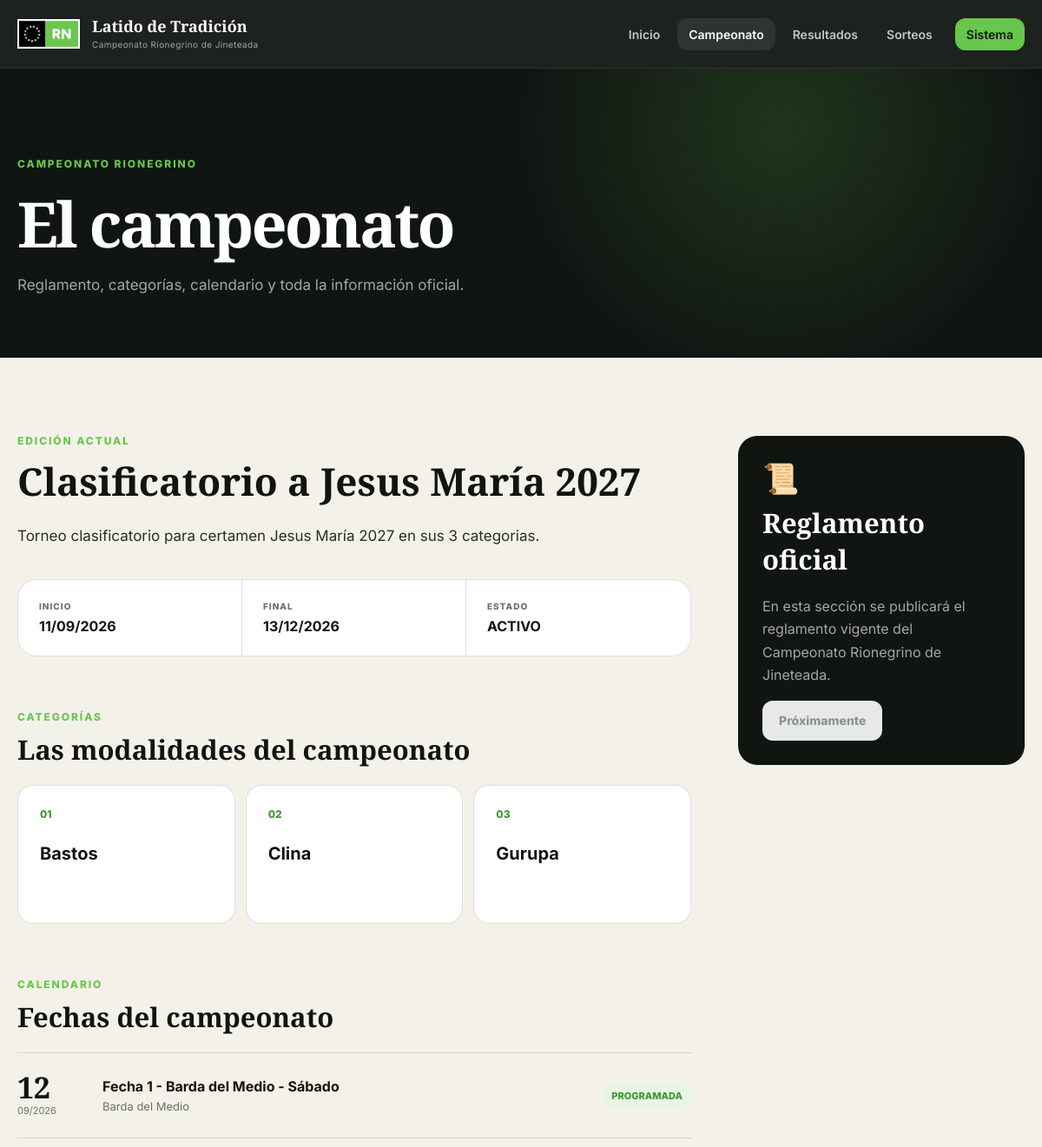
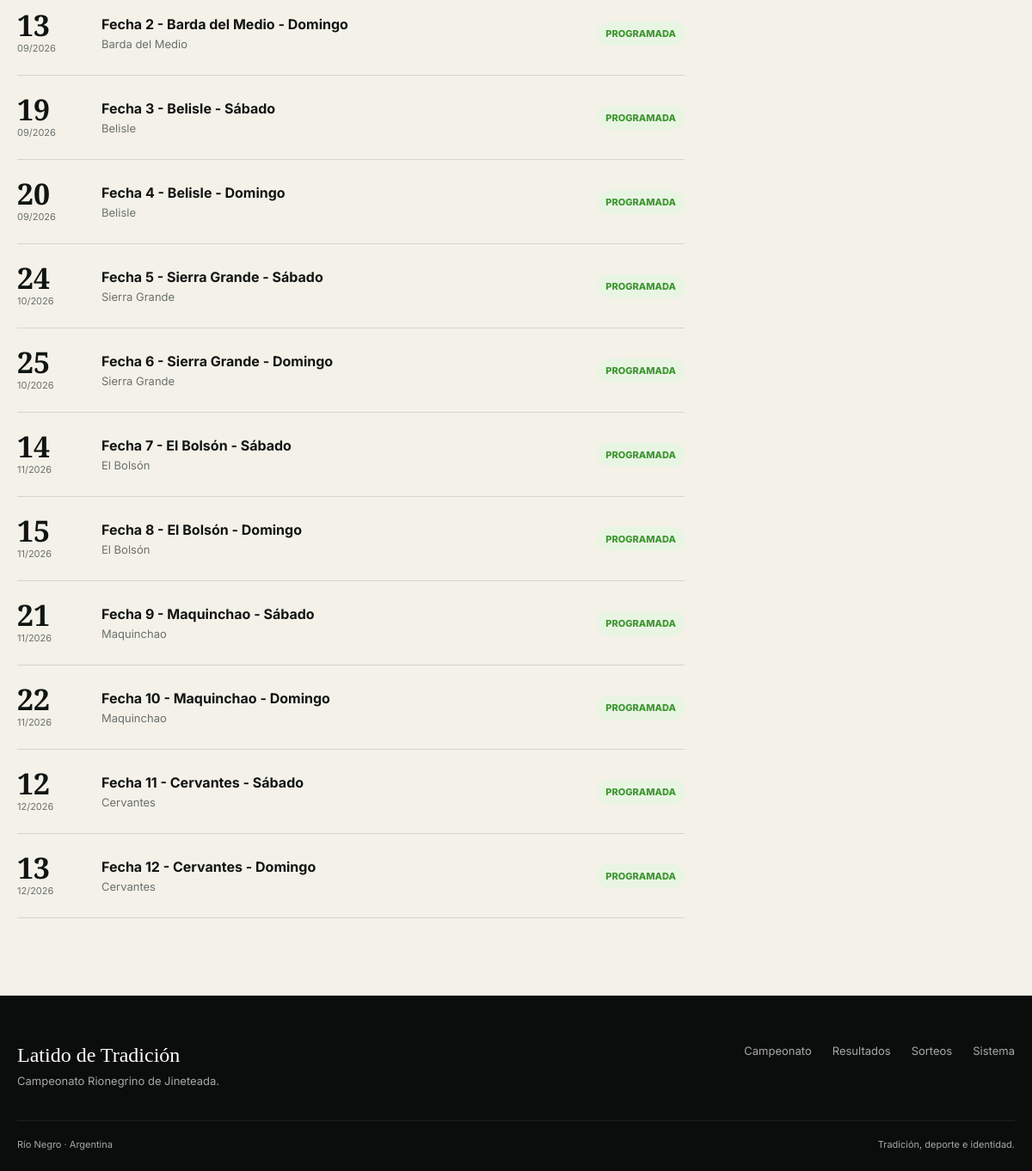
The page /campeonato on the database its author committed (2 pictures, top to bottom).
### app/models/campeonato.py (models this page shows)
class Campeonato(Base):
    __tablename__ = "campeonatos"
    id: Mapped[int] = mapped_column(
        primary_key=True,
        index=True,
    )
    nombre: Mapped[str] = mapped_column(
        String(150),
        nullable=False,
        index=True,
    )
    descripcion: Mapped[str | None] = mapped_column(
        Text,
        nullable=True,
    )
    fecha_inicio: Mapped[date | None] = mapped_column(
        Date,
        nullable=True,
    )
    fecha_fin: Mapped[date | None] = mapped_column(
        Date,
        nullable=True,
    )
    estado: Mapped[str] = mapped_column(
        String(20),
        nullable=False,
        default="borrador",
    )
    modo_prueba: Mapped[bool] = mapped_column(
        Boolean,
        nullable=False,
        default=False,
        server_default="0",
        index=True,
    )
    creado_en: Mapped[datetime] = mapped_column(
        DateTime,
        nullable=False,
        default=datetime.now,
    )
    fechas = relationship(
    "Fecha",
    back_populates="campeonato",
    cascade="all, delete-orphan",
    order_by="Fecha.fecha",
    )
    categorias = relationship(
    "Categoria",
    back_populates="campeonato",
    cascade="all, delete-orphan",
    order_by="Categoria.orden",
    )

### app/models/categoria.py (models this page shows)
class Categoria(Base):
    __tablename__ = "categorias"
    id: Mapped[int] = mapped_column(
        primary_key=True,
        index=True,
    )
    campeonato_id: Mapped[int] = mapped_column(
        ForeignKey("campeonatos.id", ondelete="CASCADE"),
        nullable=False,
        index=True,
    )
    categoria_global_id: Mapped[int | None] = mapped_column(
        ForeignKey("categorias_globales.id", ondelete="RESTRICT"),
        nullable=True,
        index=True,
    )
    nombre: Mapped[str] = mapped_column(
        String(100),
        nullable=False,
    )
    descripcion: Mapped[str | None] = mapped_column(
        Text,
        nullable=True,
    )
    orden: Mapped[int] = mapped_column(
        Integer,
        nullable=False,
        default=10,
    )
    activa: Mapped[bool] = mapped_column(
        Boolean,
        nullable=False,
        default=True,
    )
    puntua_campeonato: Mapped[bool] = mapped_column(
        Boolean,
        nullable=False,
        default=True,
    )
    cantidad_montas: Mapped[int] = mapped_column(
        Integer,
        nullable=False,
        default=1,
    )
    tipo_monta: Mapped[str | None] = mapped_column(
        String(100),
        nullable=True,
    )
    edad_minima: Mapped[int | None] = mapped_column(
        Integer,
        nullable=True,
    )
    edad_maxima: Mapped[int | None] = mapped_column(
        Integer,
        nullable=True,
    )
    peso_minimo: Mapped[float | None] = mapped_column(
        Numeric(6, 2),
        nullable=True,
    )
    peso_maximo: Mapped[float | None] = mapped_column(
        Numeric(6, 2),
        nullable=True,
    )
    reglamento: Mapped[str | None] = mapped_column(
        Text,
        nullable=True,
    )
    creado_en: Mapped[datetime] = mapped_column(
        DateTime,
        nullable=False,
        default=datetime.utcnow,
    )
    campeonato = relationship(
        "Campeonato",
        back_populates="categorias",
    )
    categoria_global = relationship(
        "CategoriaGlobal",
        back_populates="configuraciones",
    )

### app/models/fecha.py (models this page shows)
class Fecha(Base):
    __tablename__ = "fechas"
    id: Mapped[int] = mapped_column(primary_key=True, index=True)
    campeonato_id: Mapped[int] = mapped_column(
        ForeignKey("campeonatos.id", ondelete="CASCADE"),
        nullable=False,
        index=True,
    )
    nombre: Mapped[str] = mapped_column(String(150), nullable=False)
    fecha: Mapped[date] = mapped_column(Date, nullable=False)
    localidad: Mapped[str] = mapped_column(String(100), nullable=False)
    provincia: Mapped[str | None] = mapped_column(String(100), nullable=True)
    lugar: Mapped[str | None] = mapped_column(String(150), nullable=True)
    organizador: Mapped[str | None] = mapped_column(String(150), nullable=True)
    estado: Mapped[str] = mapped_column(
        String(30),
        nullable=False,
        default="programada",
    )
    sorteada: Mapped[bool] = mapped_column(
        Boolean,
        nullable=False,
        default=False,
    )
    inscripcion_cerrada: Mapped[bool] = mapped_column(
        Boolean,
        nullable=False,
        default=False,
    )
    inscripcion_cerrada_en: Mapped[datetime | None] = mapped_column(
        DateTime,
        nullable=True,
    )
    observaciones: Mapped[str | None] = mapped_column(Text, nullable=True)
    youtube_url: Mapped[str | None] = mapped_column(
        String(500),
        nullable=True,
    )
    youtube_publicar: Mapped[bool] = mapped_column(
        Boolean,
        nullable=False,
        default=False,
    )
    creado_en: Mapped[datetime] = mapped_column(
        DateTime,
        default=datetime.utcnow,
        nullable=False,
    )
    campeonato = relationship(
        "Campeonato",
        back_populates="fechas",
    )

### app/routers/publico.py (the view)
@router.get("/campeonato", response_class=HTMLResponse)
def campeonato_publico(
    request: Request,
    db: Session = Depends(get_db),
):
    campeonato = campeonato_oficial_actual(db)
    fechas = []
    categorias = []
    if campeonato is not None:
        fechas = db.scalars(
            select(Fecha)
            .where(Fecha.campeonato_id == campeonato.id)
            .order_by(Fecha.fecha.asc(), Fecha.id.asc())
        ).all()
        categorias = list(campeonato.categorias or [])
    return templates.TemplateResponse(
        request=request,
        name="publico/campeonato.html",
        context={
            "campeonato": campeonato,
            "fechas": fechas,
            "categorias": categorias,
            "menu_publico": "campeonato",
        },
    )

### app/templates/publico/campeonato.html (shortened to what this page needs)
{% extends "publico/base.html" %}
{% block content %}
<section class="page-hero">
    <div class="public-container">
        <div class="eyebrow">CAMPEONATO RIONEGRINO</div>
        <h1>El campeonato</h1>
        <p>Reglamento, categorías, calendario y toda la información oficial.</p>
    </div>
</section>
<section class="section-public">
    <div class="public-container">
        {% if campeonato %}
        <div class="content-grid">
            <article class="content-main">
                <div class="section-kicker">EDICIÓN ACTUAL</div>
                <h2>{{ campeonato.nombre }}</h2>
                {% if campeonato.descripcion %}
                <p class="lead-copy">{{ campeonato.descripcion }}</p>
                {% endif %}
                <div class="info-panel">
                    <div>
                        <small>INICIO</small>
                        <strong>
                            {% if campeonato.fecha_inicio %}
                                {{ campeonato.fecha_inicio.strftime("%d/%m/%Y") }}
                            {% else %}-{% endif %}
                        </strong>
                    </div>
                    <div>
                        <small>FINAL</small>
                        <strong>
                            {% if campeonato.fecha_fin %}
                                {{ campeonato.fecha_fin.strftime("%d/%m/%Y") }}
                            {% else %}-{% endif %}
                        </strong>
                    </div>
                    <div>
                        <small>ESTADO</small>
                        <strong>{{ campeonato.estado|upper }}</strong>
                    </div>
                </div>
                <div class="section-block">
                    <div class="section-kicker">CATEGORÍAS</div>
                    <h3>Las modalidades del campeonato</h3>
                    <div class="category-grid">
                        {% for categoria in categorias %}
                        <div class="category-card">
                            <span>{{ "%02d"|format(loop.index) }}</span>
                            <strong>{{ categoria.nombre }}</strong>
                        </div>
                        {% else %}
                        <div class="empty-public">Las categorías se publicarán próximamente.</div>
                        {% endfor %}
                    </div>
                </div>
                <div class="section-block">
                    <div class="section-kicker">CALENDARIO</div>
                    <h3>Fechas del campeonato</h3>
                    <div class="calendar-list">
                        {% for fecha in fechas %}
                        <div class="calendar-item">
                            <div class="calendar-date">
                                <strong>{{ fecha.fecha.strftime("%d") }}</strong>
                                <span>{{ fecha.fecha.strftime("%m/%Y") }}</span>
                            </div>
                            <div class="calendar-info">
                                <strong>{{ fecha.nombre }}</strong>
                                <span>
                                    {{ fecha.localidad }}
                                </span>
                            </div>
                            <div class="calendar-state">{{ fecha.estado }}</div>
                        </div>
                        {% else %}
                        <div class="empty-public">Todavía no hay fechas publicadas.</div>
                        {% endfor %}
                    </div>
                </div>
            </article>
            <aside class="content-aside">
                <div class="aside-card sticky-card">
                    <div class="aside-icon">📜</div>
                    <h3>Reglamento oficial</h3>
                    <p>
                        En esta sección se publicará el reglamento vigente del
                        Campeonato Rionegrino de Jineteada.
                    </p>
                    <button class="btn-public btn-disabled" type="button" disabled>
                        Próximamente
                    </button>
                </div>
            </aside>
        </div>
        {% else %}
        <div class="empty-public large">
            No hay un campeonato oficial publicado en este momento.
        </div>
        {% endif %}
    </div>
</section>
{% endblock %}

### app/templates/publico/base.html (shortened to what this page needs)
<!DOCTYPE html>
<html lang="es">
<head>
    <link rel="stylesheet" href="/static/publico/portal.css">
</head>
<body>
<header class="site-header" id="siteHeader">
    <div class="public-container nav-shell">
        <a href="/" class="brand" aria-label="Río Negro Latido de Tradición">
            <img src="/static/publico/logo.png" alt="Río Negro" class="brand-mark">
            <span class="brand-copy">
                <strong>Latido de Tradición</strong>
                <small>Campeonato Rionegrino de Jineteada</small>
            </span>
        </a>
        <nav class="public-nav" id="publicNav">
            <a href="/" class="{% if menu_publico == 'inicio' %}active{% endif %}">Inicio</a>
            <a href="/campeonato" class="{% if menu_publico == 'campeonato' %}active{% endif %}">Campeonato</a>
            <a href="/resultados" class="{% if menu_publico == 'resultados' %}active{% endif %}">Resultados</a>
            <a href="/publico/sorteos" class="{% if menu_publico == 'sorteos' %}active{% endif %}">Sorteos</a>
            <a href="/login" class="nav-system">Sistema</a>
        </nav>
    </div>
</header>
<main>
    {% block content %}{% endblock %}
</main>
<footer class="site-footer">
    <div class="public-container footer-grid">
        <div>
            <div class="footer-brand">Latido de Tradición</div>
            <p>Campeonato Rionegrino de Jineteada.</p>
        </div>
        <div class="footer-links">
            <a href="/campeonato">Campeonato</a>
            <a href="/resultados">Resultados</a>
            <a href="/publico/sorteos">Sorteos</a>
            <a href="/login">Sistema</a>
        </div>
    </div>
    <div class="public-container footer-bottom">
        <span>Río Negro · Argentina</span>
        <span>Tradición, deporte e identidad.</span>
    </div>
</footer>
</body>
</html>

### rows shown on the page
Campeonato: nombre "Clasificatorio a Jesus María 2027", descripcion "Torneo clasificatorio para certamen Jesus María 2027 en sus 3 categorias.", fecha_inicio "11/09/2026", fecha_fin "13/12/2026", estado "ACTIVO"
Categoria: index "01", nombre "Bastos"
Categoria: index "02", nombre "Clina"
Categoria: index "03", nombre "Gurupa"
Fecha: fecha "12", fecha "09/2026", nombre "Fecha 1 - Barda del Medio - Sábado", localidad "Barda del Medio", estado "PROGRAMADA"
Fecha: fecha "13", fecha "09/2026", nombre "Fecha 2 - Barda del Medio - Domingo", localidad "Barda del Medio", estado "PROGRAMADA"
Fecha: fecha "19", fecha "09/2026", nombre "Fecha 3 - Belisle - Sábado", localidad "Belisle", estado "PROGRAMADA"
Fecha: fecha "20", fecha "09/2026", nombre "Fecha 4 - Belisle - Domingo", localidad "Belisle", estado "PROGRAMADA"
Fecha: fecha "24", fecha "10/2026", nombre "Fecha 5 - Sierra Grande - Sábado", localidad "Sierra Grande", estado "PROGRAMADA"
Fecha: fecha "25", fecha "10/2026", nombre "Fecha 6 - Sierra Grande - Domingo", localidad "Sierra Grande", estado "PROGRAMADA"
Fecha: fecha "14", fecha "11/2026", nombre "Fecha 7 - El Bolsón - Sábado", localidad "El Bolsón", estado "PROGRAMADA"
Fecha: fecha "15", fecha "11/2026", nombre "Fecha 8 - El Bolsón - Domingo", localidad "El Bolsón", estado "PROGRAMADA"
Fecha: fecha "21", fecha "11/2026", nombre "Fecha 9 - Maquinchao - Sábado", localidad "Maquinchao", estado "PROGRAMADA"
Fecha: fecha "22", fecha "11/2026", nombre "Fecha 10 - Maquinchao - Domingo", localidad "Maquinchao", estado "PROGRAMADA"
Fecha: fecha "12", fecha "12/2026", nombre "Fecha 11 - Cervantes - Sábado", localidad "Cervantes", estado "PROGRAMADA"
Fecha: fecha "13", fecha "12/2026", nombre "Fecha 12 - Cervantes - Domingo", localidad "Cervantes", estado "PROGRAMADA"
